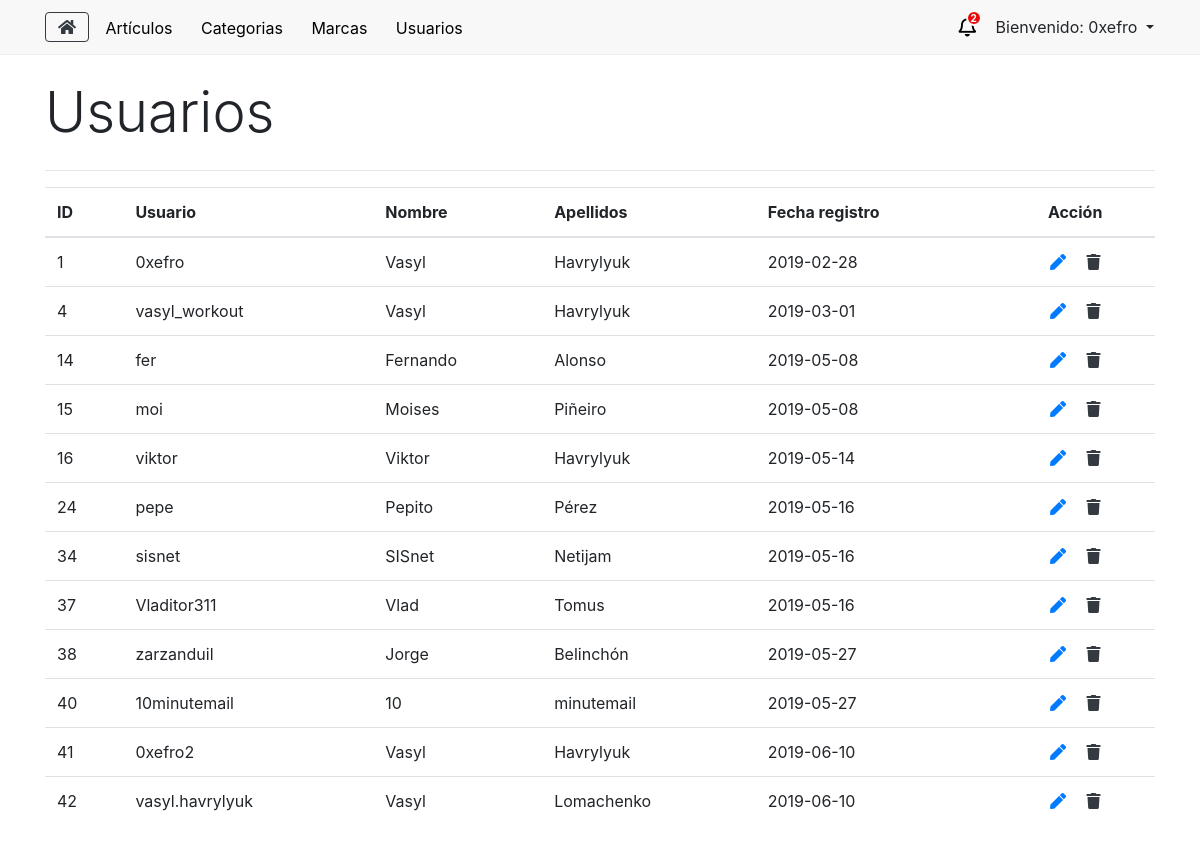
Page /usuarios (signed in) on the earlier database version.
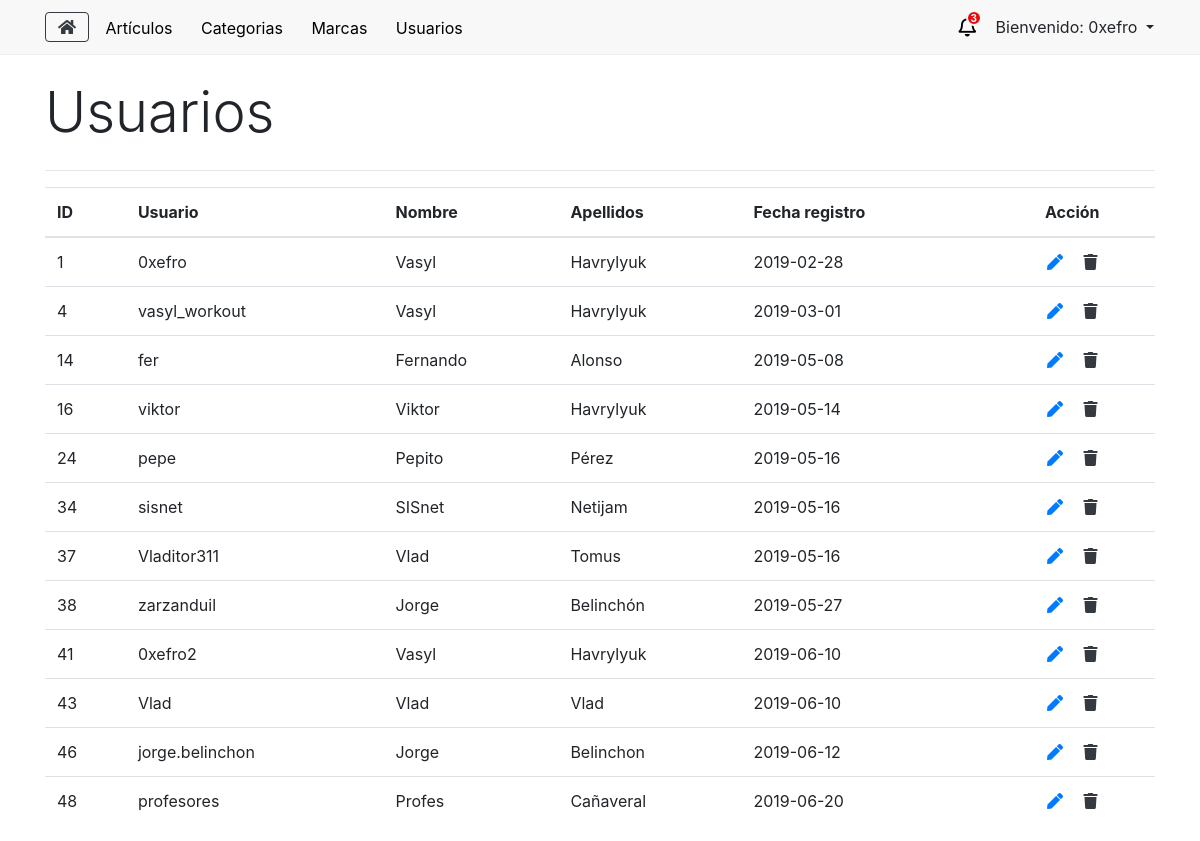
Same page on the later database version.
### tables this page shows
CREATE TABLE `eusuario` (
  `k` int(11) NOT NULL,
  `sUser` varchar(255) NOT NULL,
  `sNombre` varchar(255) NOT NULL,
  `sApellido` varchar(255) NOT NULL,
  `sDni` varchar(255) NOT NULL,
  `sDireccion` varchar(255) NOT NULL,
  `sEmail` varchar(255) NOT NULL,
  `dFechaRegistro` date NOT NULL,
  `bAdministrador` tinyint(4) NOT NULL DEFAULT '0',
  `sPassword` varchar(255) NOT NULL,
  `bStatus` tinyint(4) NOT NULL
);

### application/libraries/Layouts.php (called while the page is built, shortened)
<?php
class Layouts {
    private $CI = null;
    function __construct() {
        $this->CI =& get_instance();
    }
    public function view($data = array()) {
        if (!empty($data)) {
            $vista = $this->CI->load->view($data['vista'], $data['params'], TRUE);
            $this->CI->load->view('layouts/'.$data['layout'], array(
                'contenido' => $vista,
                'titulo' => $data['titulo'],
                'style' => $data['style'],
                'js' => $data['js'],
                'numPedidos' => $this->CI->BackModel->numPedidos()
            ));
        }
    }
}

### application/controllers/AdminController.php (called while the page is built, shortened)
<?php
class AdminController extends CI_Controller {
    public function usuarios() {
        $data = array(
            'usuarios'  => $this->BackModel->getUsuarios()
        );
        $vista = array(
            'vista'     => 'admin/view_usuarios',
            'params'    =>  $data,
            'layout'    => 'ly_admin',
            'titulo'    => 'Usuarios',
            'style'     => '',
            'js'        => 'usuarios'
        );
        $this->layouts->view($vista);
    }
}

### index.php (called while the page is built, shortened)
<?php
require_once BASEPATH.'core/CodeIgniter.php';

### application/models/BackModel.php (called while the page is built, shortened)
<?php
class BackModel extends CI_Model {
    private $con = null;
    public function __construct() {
        try {
            $this->con = $this->load->database('default', true);
        } catch(PDOException $e) {
            die($e->getMessage());
        }
    }
    public function getNombreAdmin($id) {
        $sql = "SELECT * FROM eUsuario WHERE k = '$id'";
        $query = $this->con->query($sql);
        $rs = $query->row('sUser');
        return $rs;
    }
    public function getUsuarios() {
        $sql = "SELECT * FROM eUsuario";
        $query = $this->con->query($sql);
        $rs = $query->result_array();
        return $rs;
    }
}

### application/views/admin/view_usuarios.php (the view, shortened to what this page needs)
<table class="table table-hover">
        <thead>
            <tr>
                <th class="align-middle">ID</th>
                <th>Usuario</th>
                <th>Nombre</th>
                <th>Apellidos</th>
                <th>Fecha registro</th>
                <th class="text-center">Acción</th>
            </tr>
        </thead>
        <tbody>
            <?php
                foreach($usuarios as $row) {
            ?>
                <tr>
                    <td><?php echo $row['k']; ?></td>
                    <td><?php echo $row['sUser']; ?></td>
                    <td><?php echo $row['sNombre']; ?></td>
                    <td><?php echo $row['sApellido']; ?></td>
                    <td><?php echo $row['dFechaRegistro']; ?></td>
                    <td class="text-center">
                        <a href="usuarios/editar/<?php echo $row['k']; ?>" class="fas fa-pen cursor-pointer px-2 text-primary no-underline"></a>
                        <i onclick="eliminar(<?php echo $row['k']; ?>)" class="fas fa-trash cursor-pointer px-2 text-dark no-underline"></i>
                    </td>
                </tr>
            <?php
                }
            ?>
        </tbody>
    </table>
</div>

### application/views/layouts/ly_admin.php (shortened to what this page needs)
<?php
    $nombreAdmin = $this->BackModel->getNombreAdmin($_SESSION['id']);
?>
<!DOCTYPE html>
<html lang="es">
<head>
    <link rel="stylesheet" href="https://stackpath.bootstrapcdn.com/bootstrap/4.3.1/css/bootstrap.min.css">
    <link rel="stylesheet" href="https://use.fontawesome.com/releases/v5.7.2/css/all.css">
    <link rel="stylesheet" href="<?php echo base_url()."assets/css/_admin.css"; ?>">
</head>
<body>
    <header class="mb-4">
        <nav class="py-2">
            <div class="container d-flex justify-content-between align-items-center">
                <div class="menu-items">
                    <a href="<?php echo base_url(); ?>" class="fas fa-home btn btn-outline-dark"></a>
                    <div class="dropdown">
                        <a class="dropbtn btn" href="<?php echo base_url().'articulos'; ?>">Artículos</a>
                    </div>
                    <div class="dropdown">
                        <a class="dropbtn btn" href="<?php echo base_url().'categorias'; ?>">Categorias</a>
                    </div>
                    <div class="dropdown">
                        <a class="dropbtn btn" href="<?php echo base_url().'marcas'; ?>">Marcas</a>
                    </div>
                    <div class="dropdown">
                        <a class="dropbtn btn" href="<?php echo base_url().'usuarios'; ?>">Usuarios</a>
                    </div>
                </div>
                <div class="btn-group">
                    <div id="notificacionWrapper" class="d-flex align-items-center">
                        <i class="far fa-bell text-danger campana"></i>
                        <span class="badget number"><?php echo $numPedidos; ?></span>
                    </div>
                    <button type="button" class="btn dropdown-toggle pr-0" data-toggle="dropdown" aria-haspopup="true" aria-expanded="false">
                        Bienvenido: <?php echo $nombreAdmin; ?>
                    </button>
                </div>
            </div>
        </nav>
    </header>
    <section>
        <div class="container">
            <h1 class="lead display-4 mb-4"><?php echo $titulo; ?></h1>
            <hr>
            <?php
                echo $contenido;
            ?>
    </section>
</body>
</html>

### assets/css/_admin.css (style rules this page uses)
.cursor-pointer { cursor: pointer; }
.no-underline { text-decoration: none !important; }
header { background: #f8f8f8; border-bottom: 1px solid #efefef; }
#notificacionWrapper { position: relative; margin-right: 25px; cursor: pointer; }
#notificacionWrapper .campana { position: absolute; color: #000 !important; font-size: 20px; }
#notificacionWrapper .number { display: flex; align-items: center; justify-content: center; width: 16px; height: 16px; background: rgb(231, 10, 10); color: white; text-align: center; top: 2px; left: 7px; position: absolute; border-radius: 50%; font-size: 10px; font-weight: bold; border: 2px solid #f8f8f8; padding: 6px; }
.menu-items * { transition: unset; }
.dropbtn { margin-top: 1px; color: rgb(0, 0, 0); font-size: 16px; border: none; cursor: pointer; border-radius: unset; }
.dropdown { position: relative; display: inline-block; }

Differences in the rows shown:
removed eusuario: k "15", sUser "moi", sNombre "Moises", sApellido "Piñeiro", dFechaRegistro "2019-05-08"
removed eusuario: k "40", sUser "10minutemail", sNombre "10", sApellido "minutemail", dFechaRegistro "2019-05-27"
removed eusuario: k "42", sUser "vasyl.havrylyuk", sNombre "Vasyl", sApellido "Lomachenko", dFechaRegistro "2019-06-10"
added eusuario: k "43", sUser "Vlad", sNombre "Vlad", sApellido "Vlad", dFechaRegistro "2019-06-10"
added eusuario: k "46", sUser "jorge.belinchon", sNombre "Jorge", sApellido "Belinchon", dFechaRegistro "2019-06-12"
added eusuario: k "48", sUser "profesores", sNombre "Profes", sApellido "Cañaveral", dFechaRegistro "2019-06-20"
Other differences:
$numPedidos: "2" → "3"
